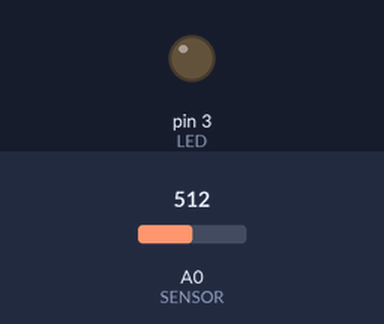
This sketch was run on a simulated Arduino Uno, built with avr-gcc and run on an emulated ATmega328P. Shown: output pins drawn as LEDs (lit = HIGH). The inputs (shaded band) are chosen by the test bench; at power-on: A0 (SENSOR) = 512.

Above: at 1.2 s.
1.3 s: A0 (SENSOR) set to 211
2.8 s: A0 (SENSOR) set to 186
At 3.6 s:
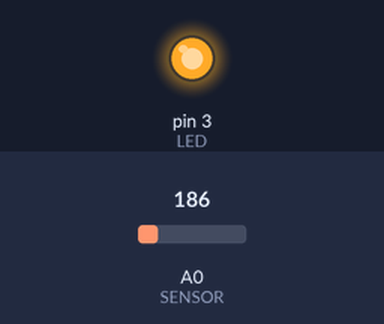
5.8 s: A0 (SENSOR) set to 210
At 7.0 s:
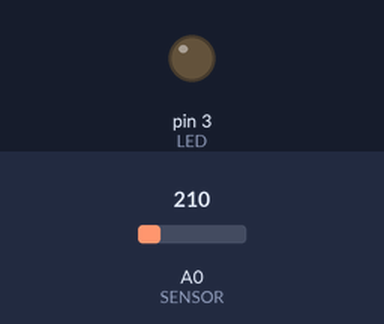
7.3 s: A0 (SENSOR) set to 190
At 8.1 s:
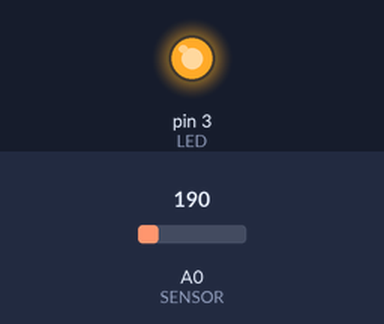
Timing chart, 0 to 10.3 s (numbered marks = the images above; inputs shaded):
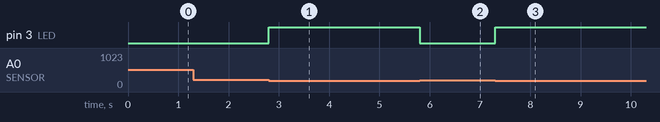

The sketch:

Fotoresistencia.ino
```cpp
int LED = 3;
int SENSOR = 0;
int VALOR;
int PWM;

void setup() {
  pinMode(LED, OUTPUT);
}

void loop() {
  VALOR = analogRead(SENSOR);
  if(VALOR < 200){
    digitalWrite(LED, HIGH);
    delay(1000);
  }
  digitalWrite(LED, LOW);
}
```

Measured:
- the behaviour switches between 200 and 199 on A0 (SENSOR) (found by bisection; images 0 and 1)
- after the input at 1.3 s, every drawn part: stays the same
- after the input at 2.8 s, pin 3 (LED): LOW → HIGH at once
- after the input at 5.8 s, pin 3 (LED): HIGH → LOW at once
- after the input at 7.3 s, pin 3 (LED): LOW → HIGH at once
